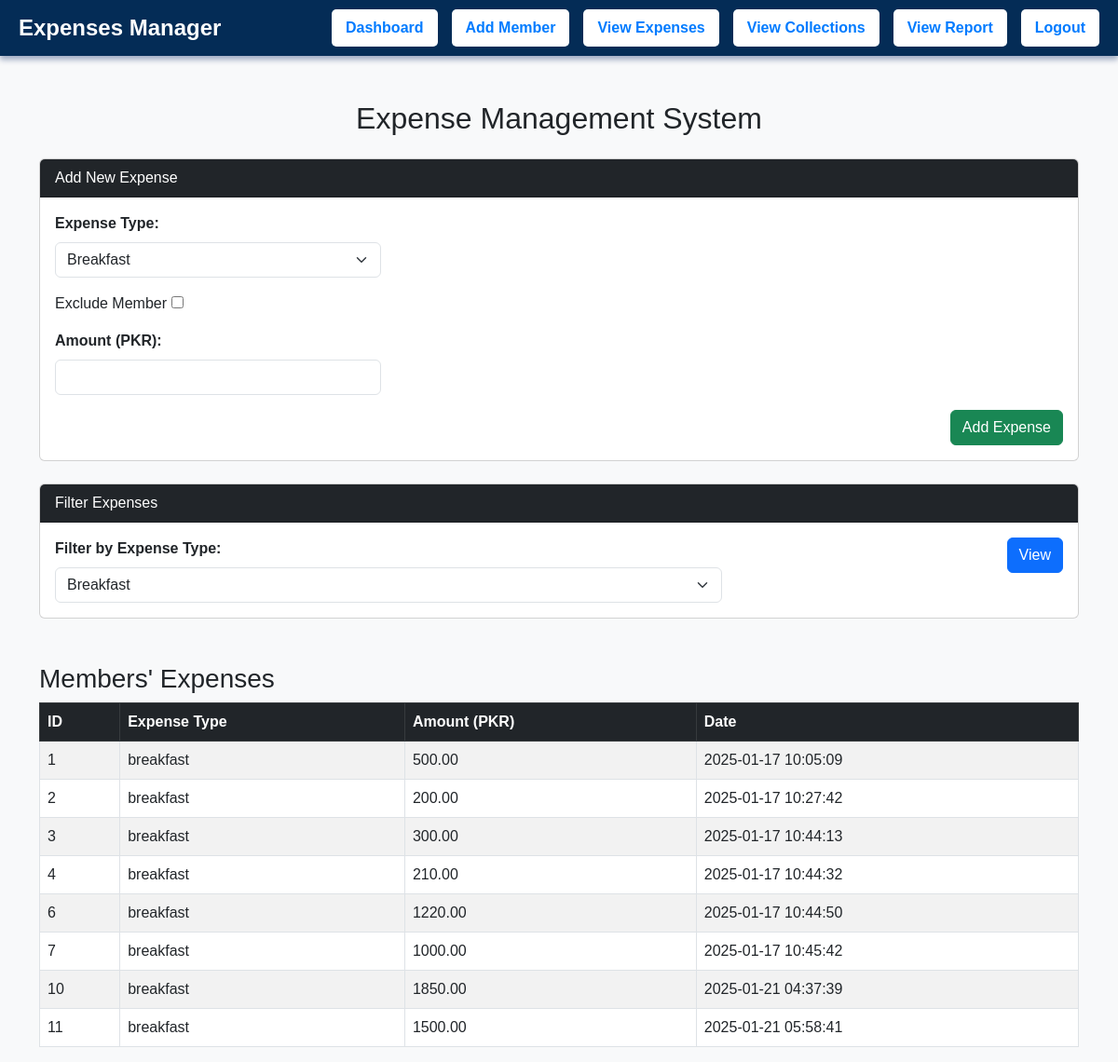
Screenshot of /expenses.php?expense_type=breakfast (signed in) with the database file from the repository.
### tables this page shows
CREATE TABLE IF NOT EXISTS `expenses` (
  `id` int NOT NULL AUTO_INCREMENT,
  `name` varchar(50) DEFAULT NULL,
  `expense_type` varchar(50) DEFAULT NULL,
  `amount` decimal(10,2) DEFAULT NULL,
  `created_at` timestamp NULL DEFAULT CURRENT_TIMESTAMP,
  `exclude_member` varchar(50) NOT NULL,
  PRIMARY KEY (`id`)
);

### expenses.php (the view, shortened to what this page needs)
<?php
include 'connection.php';
        $expense_type_filter = isset($_GET['expense_type']) ? $_GET['expense_type'] : '';
        $query = "SELECT * FROM expenses";
        if (!empty($expense_type_filter)) {
            $expense_type_filter = mysqli_real_escape_string($conn, $expense_type_filter);
            $query .= " WHERE expense_type = '$expense_type_filter'";
        }
        $result = mysqli_query($conn, $query);
?>
<!DOCTYPE html>
<html lang="en">
<head>
    <link href="https://cdn.jsdelivr.net/npm/bootstrap@5.3.0/dist/css/bootstrap.min.css" rel="stylesheet">
</head>
<body>
 <div class="navbar"  >
        <a href="index.php"  class="logo">Expenses Manager</a>
        <div class="nav-buttons" >
            <a href="index.php">Dashboard</a>
            <a href="add_member.php">Add Member</a>
            <a href="expenses.php">View Expenses</a>
            <a href="collections.php">View Collections</a>
            <a href="report.php">View Report</a>
            <a href="logout.php">Logout</a>
        </div>
    </div>
<div class="container mt-5">
    <h2 class="text-center">Expense Management System</h2>
    <div class="card mt-4">
        <div class="card-header bg-dark text-white">Add New Expense</div>
        <div class="card-body">
            <form method="POST" class="row g-3">
                <div class="col-md-4">
                    <label for="expense_type" class="form-label">Expense Type:</label>
                    <select name="expense_type" id="expense_type" class="form-select" onchange="toggleOtherExpenseInput()" required>
                        <option value="breakfast">Breakfast</option>
                    </select>
                </div>
<div>
    <label for="exclude_member_checkbox">Exclude Member</label>
    <input type="checkbox" id="exclude_member_checkbox" name="exclude_member_checkbox[]" value="1">
</div>
                <div class="col-md-4">
                    <label for="amount" class="form-label">Amount (PKR):</label>
                    <input type="number" step="0.01" name="amount" id="amount" class="form-control" required>
                </div>
                <div class="col-12 text-end">
                    <button type="submit" name="add_expense" class="btn btn-success">Add Expense</button>
                </div>
            </form>
        </div>
    </div>
    <div class="card mt-4">
        <div class="card-header bg-dark text-white">Filter Expenses</div>
        <div class="card-body">
            <form method="GET" class="row g-3">
                <div class="col-md-8">
                    <label for="filter_expense_type" class="form-label">Filter by Expense Type:</label>
                    <select name="expense_type" id="filter_expense_type" class="form-select">
                        <option value="breakfast" <?php echo ($expense_type_filter == 'breakfast') ? 'selected' : ''; ?>>Breakfast</option>
                    </select>
                </div>
                <div class="col-md-4 text-end">
                    <button type="submit" class="btn btn-primary">View</button>
                </div>
            </form>
        </div>
    </div>
    <h3 class="mt-5">Members' Expenses</h3>
    <table class="table table-bordered table-striped">
        <thead class="table-dark">
        <tr>
            <th>ID</th>
            <th>Expense Type</th>
            <th>Amount (PKR)</th>
            <th>Date</th>
        </tr>
        </thead>
        <tbody>
        <?php
        if ($result && mysqli_num_rows($result) > 0) {
            while ($row = mysqli_fetch_assoc($result)) {
                echo "<tr><td>{$row['id']}</td><td>" . htmlspecialchars($row['expense_type']) . "</td><td>" . htmlspecialchars($row['amount']) . "</td><td>" . htmlspecialchars($row['created_at']) . "</td></tr>";
            }
        } else {
            echo "<tr><td colspan='4'>No expenses found</td></tr>";
        }
        ?>
        </tbody>
    </table>
</div>
</body>
</html>

### expenses.php (style rules this page uses)
body { background-color: #f8f9fa; font-family: Arial, sans-serif; }
.form-label { font-weight: bold; }
.navbar { display: flex; justify-content: space-between; align-items: center; padding: 10px 20px; background-color:rgb(4, 44, 86); color: #fff; box-shadow: 0 4px 6px rgba(5, 35, 99, 0.37); }
.navbar .logo { font-size: 1.5rem; font-weight: bold; color: #fff; text-decoration: none; }
.navbar .nav-buttons { display: flex; gap: 15px; }
.navbar .nav-buttons a { text-decoration: none; font-weight: bold; color: #007bff; background-color: #fff; padding: 8px 15px; border-radius: 5px; transition: all 0.3s ease; }

### rows the page displays
expenses: id "1", expense_type "breakfast", amount "500.00", created_at "2025-01-17 10:05:09"
expenses: id "2", expense_type "breakfast", amount "200.00", created_at "2025-01-17 10:27:42"
expenses: id "3", expense_type "breakfast", amount "300.00", created_at "2025-01-17 10:44:13"
expenses: id "4", expense_type "breakfast", amount "210.00", created_at "2025-01-17 10:44:32"
expenses: id "6", expense_type "breakfast", amount "1220.00", created_at "2025-01-17 10:44:50"
expenses: id "7", expense_type "breakfast", amount "1000.00", created_at "2025-01-17 10:45:42"
expenses: id "10", expense_type "breakfast", amount "1850.00", created_at "2025-01-21 04:37:39"
expenses: id "11", expense_type "breakfast", amount "1500.00", created_at "2025-01-21 05:58:41"
